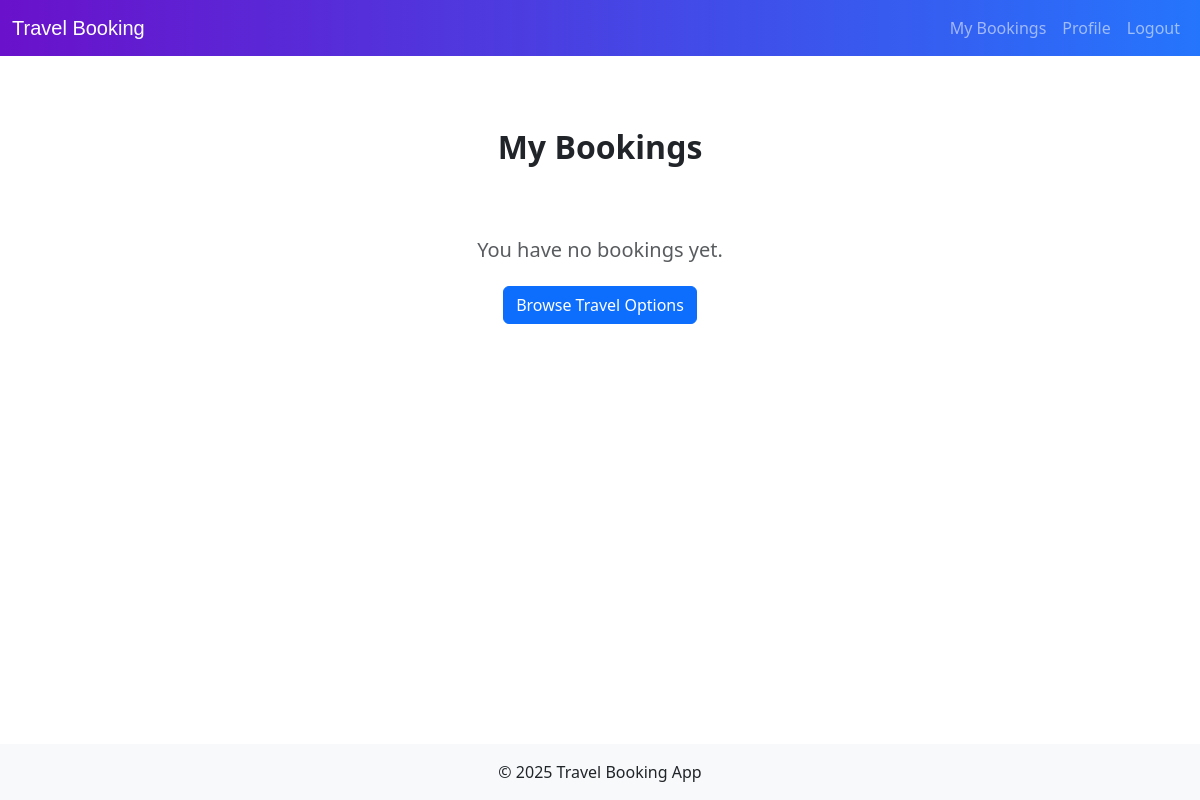
/bookings/ (signed in), run on an earlier commit of the app's database.
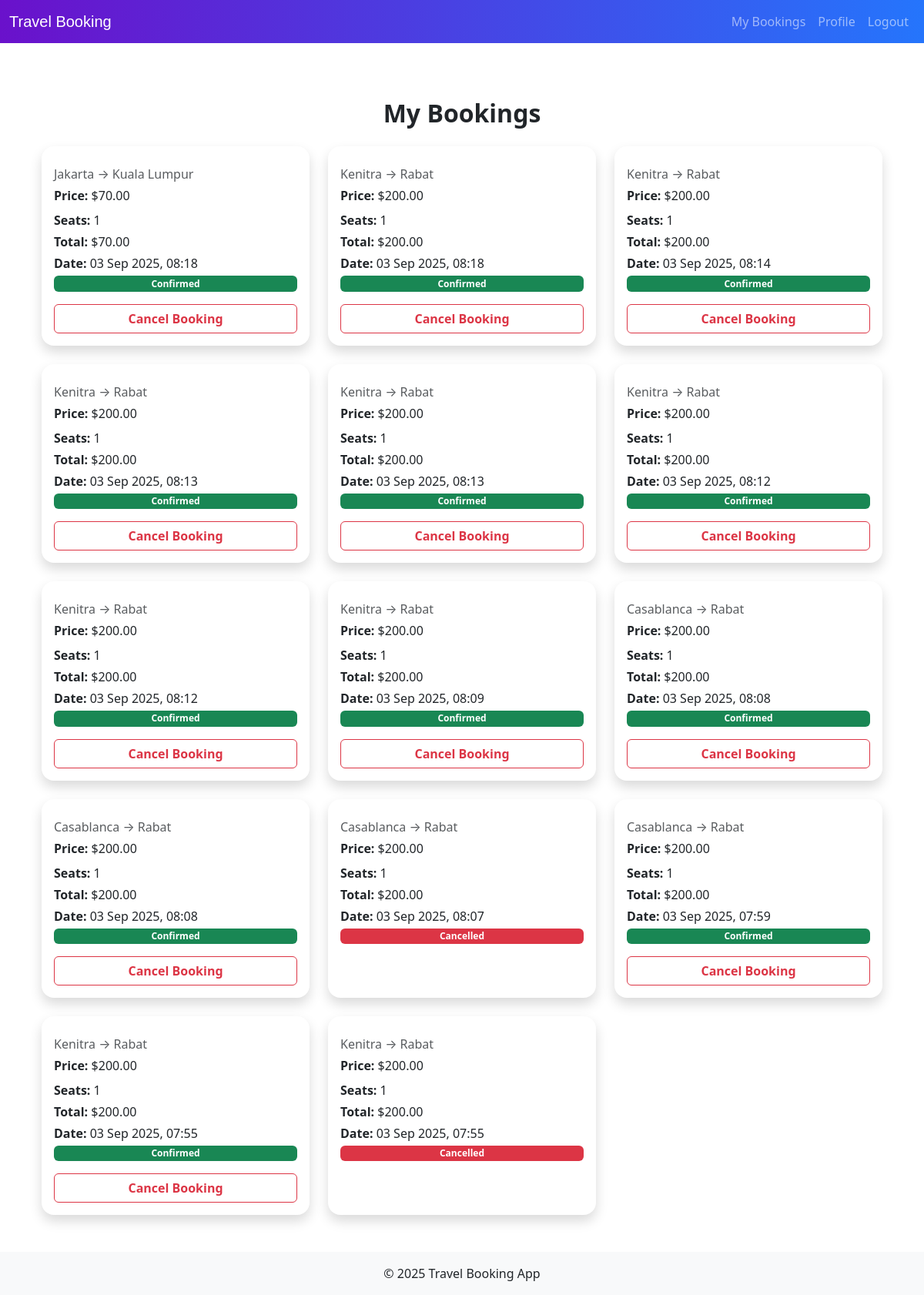
And on a later commit of the database.
### travel_app/models.py (models this page shows, shortened)
class Booking(models.Model):
    STATUS_CHOICES = [
        ('confirmed', 'Confirmed'),
        ('cancelled', 'Cancelled'),
    ]
    user = models.ForeignKey(User, on_delete=models.CASCADE)
    travel_option = models.ForeignKey('TravelOption', on_delete=models.CASCADE)
    number_of_seats = models.IntegerField()
    total_price = models.DecimalField(max_digits=10, decimal_places=2)
    booking_date = models.DateTimeField()
    status = models.CharField(choices=STATUS_CHOICES, max_length=20, default='confirmed')

class TravelOption(models.Model):
    options = [
        ('Flight', 'Flight'),
        ('Train', 'Train'),
        ('Bus', 'Bus'),
    ]
    type = models.CharField(choices=options, max_length=50)
    source = models.CharField(max_length=100)
    destination = models.CharField(max_length=100)
    date_and_time = models.DateTimeField()
    price = models.DecimalField(max_digits=10, decimal_places=2)
    available_seats = models.IntegerField()

### travel_app/views.py (the view)
    def wrapper(request, *args, **kwargs):
        if not request.user.is_authenticated:
            messages.warning(request, "You must login first.")
            return redirect("login")
        return view_func(request, *args, **kwargs)

### travel_app/views.py (called while the page is built)
def custom_login_required(view_func):
    def wrapper(request, *args, **kwargs):
        if not request.user.is_authenticated:
            messages.warning(request, "You must login first.")
            return redirect("login")
        return view_func(request, *args, **kwargs)
    return wrapper

@custom_login_required
def my_bookings(request):
    bookings = Booking.objects.filter(user=request.user).order_by('-booking_date')
    return render(request, "bookings.html", {'bookings':bookings})

### travel_app/templates/bookings.html (shortened to what this page needs)
{% extends "base.html" %}
{% block content %}
<div class="container my-5">
    <h2 class="text-center fw-bold mb-4">My Bookings</h2>
    {% if bookings %}
        <div class="row g-4">
            {% for booking in bookings %}
            <div class="col-md-6 col-lg-4">
                <div class="card border-0 shadow rounded-4 h-100">
                    <div class="card-body d-flex flex-column">
                        <p class="text-muted mb-1">{{ booking.travel_option.source }} → {{ booking.travel_option.destination }}</p>
                        <p class="mb-2"><strong>Price:</strong> ${{ booking.travel_option.price }}</p>
                        <p class="mb-1"><strong>Seats:</strong> {{ booking.number_of_seats }}</p>
                        <p class="mb-1"><strong>Total:</strong> ${{ booking.total_price }}</p>
                        <p class="mb-1"><strong>Date:</strong> {{ booking.booking_date|date:"d M Y, H:i" }}</p>
                        {% if booking.status == "confirmed" %}
                            <span class="badge bg-success mb-3">Confirmed</span>
                        {% else %}
                            <span class="badge bg-danger mb-3">Cancelled</span>
                        {% endif %}
                        {% if booking.status == "confirmed" %}
                        <a href="{% url "cancel_booking" booking.id %}"
                           class="btn btn-outline-danger mt-auto w-100 fw-semibold"
                           onclick="return confirm('Are you sure you want to cancel this booking?');">
                           Cancel Booking
                        </a>
                        {% endif %}
                    </div>
                </div>
            </div>
            {% endfor %}
        </div>
    {% else %}
        <div class="text-center py-5">
            <h5 class="text-muted">You have no bookings yet.</h5>
            <a href="{% url 'home' %}" class="btn btn-primary mt-3">Browse Travel Options</a>
        </div>
    {% endif %}
</div>
{% endblock content %}

### travel_app/templates/base.html (shortened to what this page needs)
{% load static %}
<!DOCTYPE html>
<html lang="en">
<head>
    <link href="https://cdn.jsdelivr.net/npm/bootstrap@5.3.2/dist/css/bootstrap.min.css" rel="stylesheet">
    <link rel="stylesheet" href="{% static 'travel_app/style.css' %}">
</head>
<body class="d-flex flex-column min-vh-100">
    <nav class="navbar navbar-expand-lg navbar-dark" style="background: linear-gradient(90deg, #6a11cb, #2575fc);">
        <div class="container-fluid">
            <a class="navbar-brand" style="font-family: 'Oswald', 'Anton', 'Bebas Neue', sans-serif;" href="{% url "home" %}">Travel Booking</a>
            <div class="collapse navbar-collapse" id="navbarNav">
                <ul class="navbar-nav ms-auto">
                    {% if user.is_authenticated %}
                        <li class="nav-item"><a class="nav-link" href="{% url "bookings" %}">My Bookings</a></li>
                        <li class="nav-item"><a class="nav-link" href="{% url "profile" %}">Profile</a></li>
                        <li class="nav-item"><a class="nav-link" href="{% url "logout" %}">Logout</a></li>
                    {% else %}
                        <li class="nav-item"><a class="nav-link" href="{% url "login" %}">Login</a></li>
                        <li class="nav-item"><a class="nav-link" href="{% url "signup" %}">Register</a></li>
                    {% endif %}
                </ul>
            </div>
        </div>
    </nav>
    <div class="container mt-4 flex-grow-1">
        {% block content %}{% endblock %}
    </div>
    <footer class="bg-light text-center py-3 mt-auto">
        &copy; 2025 Travel Booking App
    </footer>
</body>
</html>

What changed in the data, as far as the page shows it:
added Booking: travel_option.source "Jakarta", travel_option.destination "Kuala Lumpur", travel_option.price "70.00", number_of_seats "1", total_price "70.00", booking_date "03 Sep 2025, 08:18", status "Confirmed"
added Booking: travel_option.source "Kenitra", travel_option.destination "Rabat", travel_option.price "200.00", number_of_seats "1", total_price "200.00", booking_date "03 Sep 2025, 08:18", status "Confirmed"
added Booking: travel_option.source "Kenitra", travel_option.destination "Rabat", travel_option.price "200.00", number_of_seats "1", total_price "200.00", booking_date "03 Sep 2025, 08:14", status "Confirmed"
added Booking: travel_option.source "Kenitra", travel_option.destination "Rabat", travel_option.price "200.00", number_of_seats "1", total_price "200.00", booking_date "03 Sep 2025, 08:13", status "Confirmed"
added Booking: travel_option.source "Kenitra", travel_option.destination "Rabat", travel_option.price "200.00", number_of_seats "1", total_price "200.00", booking_date "03 Sep 2025, 08:13", status "Confirmed"
added Booking: travel_option.source "Kenitra", travel_option.destination "Rabat", travel_option.price "200.00", number_of_seats "1", total_price "200.00", booking_date "03 Sep 2025, 08:12", status "Confirmed"
added Booking: travel_option.source "Kenitra", travel_option.destination "Rabat", travel_option.price "200.00", number_of_seats "1", total_price "200.00", booking_date "03 Sep 2025, 08:12", status "Confirmed"
added Booking: travel_option.source "Kenitra", travel_option.destination "Rabat", travel_option.price "200.00", number_of_seats "1", total_price "200.00", booking_date "03 Sep 2025, 08:09", status "Confirmed"
added Booking: travel_option.source "Casablanca", travel_option.destination "Rabat", travel_option.price "200.00", number_of_seats "1", total_price "200.00", booking_date "03 Sep 2025, 08:08", status "Confirmed"
added Booking: travel_option.source "Casablanca", travel_option.destination "Rabat", travel_option.price "200.00", number_of_seats "1", total_price "200.00", booking_date "03 Sep 2025, 08:08", status "Confirmed"
added Booking: travel_option.source "Casablanca", travel_option.destination "Rabat", travel_option.price "200.00", number_of_seats "1", total_price "200.00", booking_date "03 Sep 2025, 08:07", status "Cancelled"
added Booking: travel_option.source "Casablanca", travel_option.destination "Rabat", travel_option.price "200.00", number_of_seats "1", total_price "200.00", booking_date "03 Sep 2025, 07:59", status "Confirmed"
added Booking: travel_option.source "Kenitra", travel_option.destination "Rabat", travel_option.price "200.00", number_of_seats "1", total_price "200.00", booking_date "03 Sep 2025, 07:55", status "Confirmed"
added Booking: travel_option.source "Kenitra", travel_option.destination "Rabat", travel_option.price "200.00", number_of_seats "1", total_price "200.00", booking_date "03 Sep 2025, 07:55", status "Cancelled"
Also different on the page:
text no longer shown: "You have no bookings yet. Browse Travel Options"
